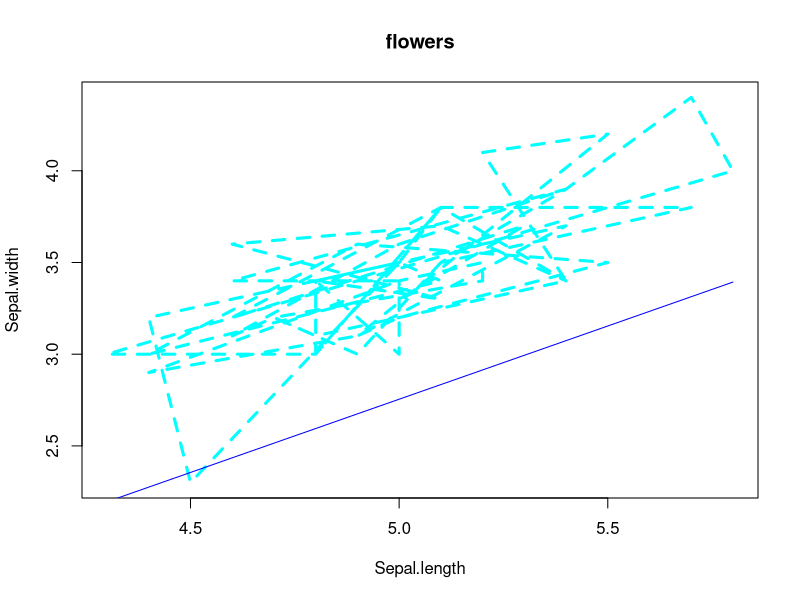
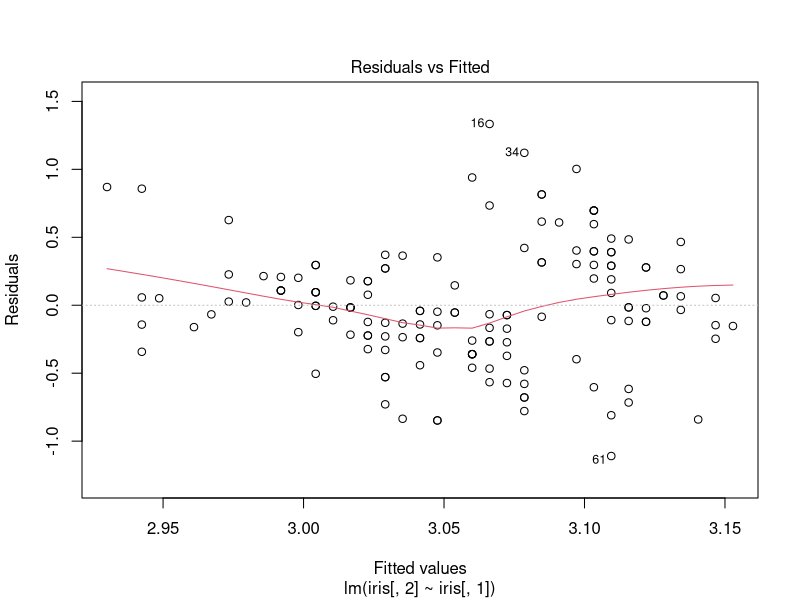
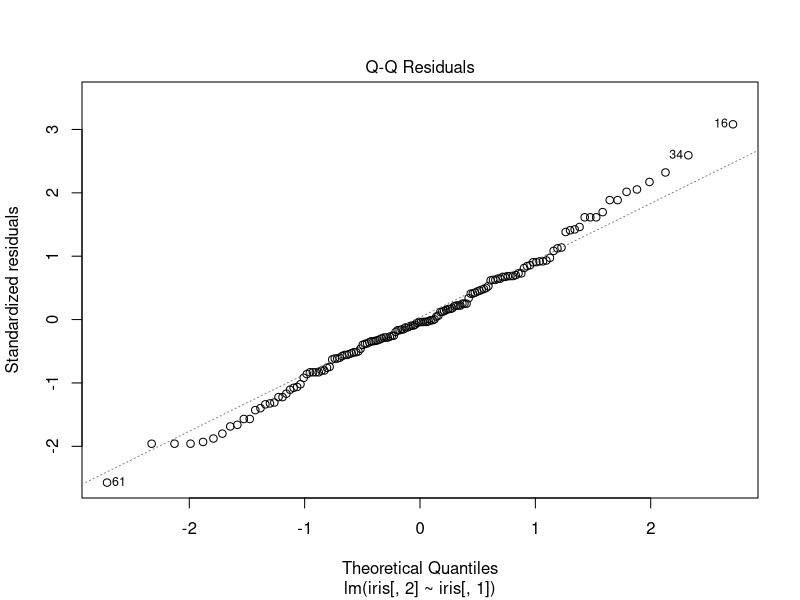
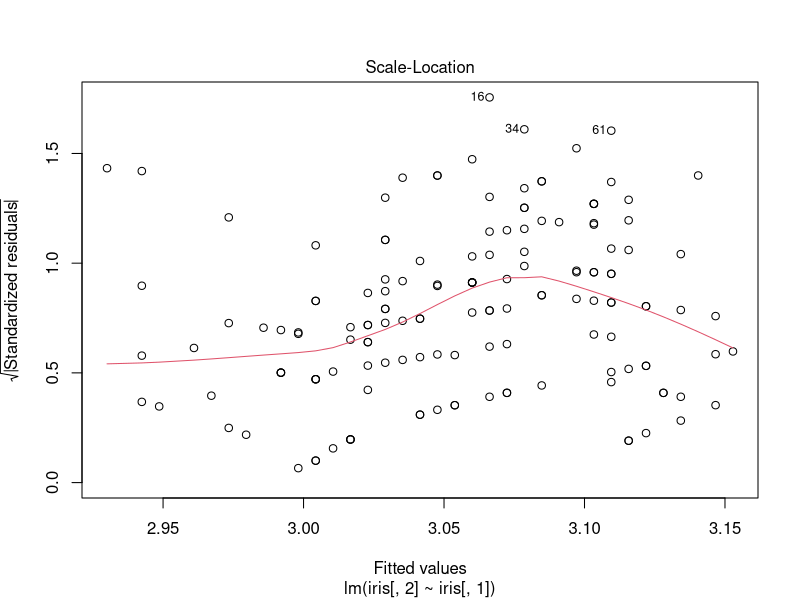
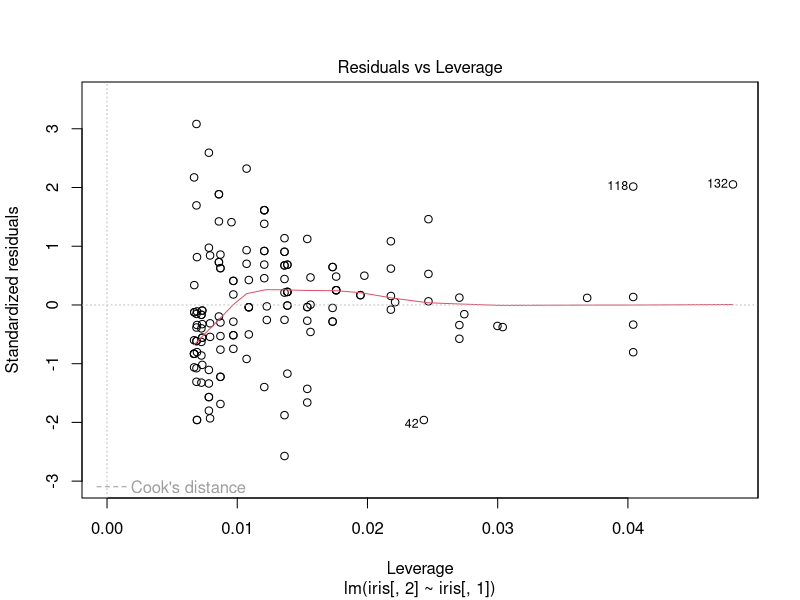

Write the R code that produced these figures, in order.
data("iris")#pour importer iris a partir de R(import de fichier sous R)
View(iris)#pour le visualiser
moy1=mean(iris[1:50,1])#moyenne de Sepal.length
e1=sd(iris[1:50,1])#ecartype de Sepal.length
moy2=mean(iris[,2])
e2=sd(iris[,2])
plot(iris[1:50,1],iris[1:50,2],xlab="Sepal.length",ylab = "Sepal.width",type = "l",lwd=3,col="cyan",lty=2,main="flowers")
#
a=cov(iris[1:50,1],iris[1:50,2])/var(iris[1:50,1])
b=mean(iris[1:50,2])-a*mean(iris[,1])
yest=a*iris[1:50,1]+b
e=iris[1:50,2]-yest
moyer0r=mean(e)
y=a*iris[1:50,1]+b+e
#lines(iris[1:50,1],y,xlab="Sepal.length",ylab = "Sepal.width",type="l",col="blue")
points(iris[1:50,1],yest,xlab="Sepal.length",ylab = "Sepal.width",type="l",col="blue")#pour pouvoir tracer sur le graph precedant
#plot(density(e))#pour verifier que sa suit la loi normal (0,var)
sct=sum((y-moy2)^2)
scr=sum(e^2)
R2=1-scr/sct
model=lm(iris[,2]~iris[,1],data = iris)
summary(model)
plot(model)


